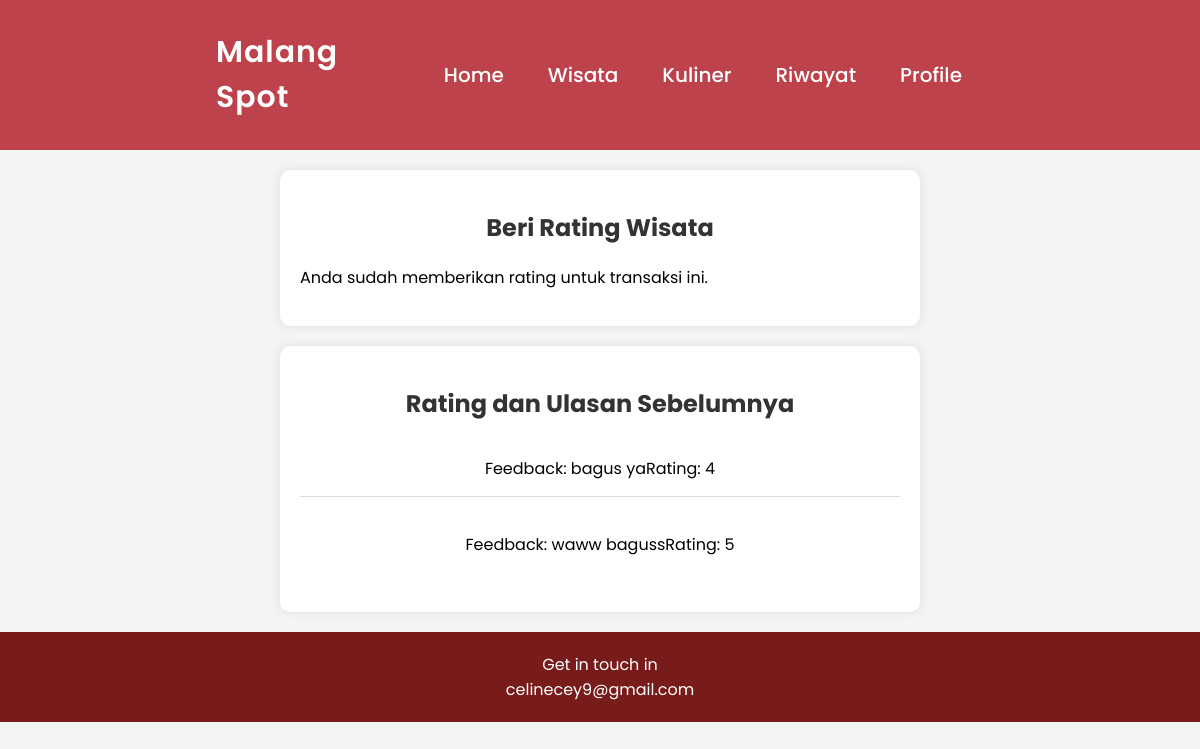
Page /user/rating/rating_wisata.php?IDtransaksi=42 (signed in) on the committed database.
### tables this page shows
CREATE TABLE `rating_wisata` (
  `idrating_wisata` int(11) NOT NULL,
  `IDtransaksi` int(11) NOT NULL,
  `IDwisata` int(11) NOT NULL,
  `ID` int(11) NOT NULL,
  `rating` int(11) NOT NULL,
  `feedback` text NOT NULL
);

### user/rating/rating_wisata.php (the view, shortened to what this page needs)
<?php
if (isset($_GET['IDtransaksi'])) {
    $IDtransaksi = $_GET['IDtransaksi'];
} else {
    header("Location: ../riwayat.php");
    exit();
}
include '../../koneksi.php';
$query_ratings = mysqli_query($mysqli, "SELECT * FROM rating_wisata WHERE IDtransaksi='$IDtransaksi'") or die(mysqli_error($mysqli));
$rating_exists = mysqli_num_rows($query_ratings) > 0;
?>
<!DOCTYPE html>
<html lang="en">
<head>
<link rel="stylesheet" href="ratingg.css">
<link rel="stylesheet" href="https://unpkg.com/boxicon@latest/css/boxicons.min.css">
</head>
<body>
<header>
        <a href="#" class="logo">Malang Spot</a>
        <ul class="navbar">
            <a href="../index.php">Home</a>
            <a href="/Project UKL/user/wisata/wisata.php">Wisata</a>
            <a href="../kuliner/kuliner.php">Kuliner</a>
            <a href="../riwayat.php">Riwayat</a>
            <a href="../profile.php">Profile</a>
        </ul>
    </header>
<div class="rating-form">
    <h2>Beri Rating Wisata</h2>
    <?php if ($rating_exists): ?>
        <p>Anda sudah memberikan rating untuk transaksi ini.</p>
    <?php endif; ?>
</div>
<div class="existing-ratings">
    <h2>Rating dan Ulasan Sebelumnya</h2>
    <?php
    if ($rating_exists) {
        while ($rating = mysqli_fetch_array($query_ratings)) {
            echo "<div class='rating'>
                <p>Rating: {$rating['rating']}</p>
                <p>Feedback: {$rating['feedback']}</p>
            </div>";
        }
    } else {
        echo "<p>Belum ada rating dan ulasan.</p>";
    }
    ?>
</div>
<div class="footer">
        <a href="https://mail.google.com/mail/u/0/?tf=cm&fs=1&to=celinecey9@gmail.com">Get in touch in celinecey9@gmail.com </a>
    </div>
</body>
</html>

### user/rating/ratingg.css (style rules this page uses)
body { font-family: 'Poppins', sans-serif; margin: 0; padding: 0; display: flex; flex-direction: column; align-items: center; background-color: #f4f4f4; }
header { position: flex; top: 0; right: 0; width: 64%; z-index: 1000; display: flex; align-items: center; justify-content: space-between; background: transparent; padding: 30px 18%; transition: ease .40s; background-color: #BD424B; }
.logo { font-size: 30px; font-weight: 550; letter-spacing: 1px; color: #fff; text-decoration: none; }
.navbar { display: flex; }
.navbar a { color: #fff; font-size: 20px; font-weight: 500; padding: 10px 22px; border-radius: 4px; transition: ease .40s; text-decoration: none; }
.rating-form { background-color: white; padding: 20px; margin-top: 20px; border-radius: 10px; box-shadow: 0 0 10px rgba(0, 0, 0, 0.1); width: 80%; max-width: 600px; }
.rating-form h2, .existing-ratings h2 { text-align: center; color: #333; margin-bottom: 20px; }
.rating { direction: rtl; display: flex; justify-content: center; margin-bottom: 20px; }
.existing-ratings { background-color: white; padding: 20px; margin-top: 20px; border-radius: 10px; box-shadow: 0 0 10px rgba(0, 0, 0, 0.1); width: 80%; max-width: 600px; }
.existing-ratings .rating { border-bottom: 1px solid #ddd; padding: 10px 0; }
.existing-ratings .rating:last-child { border-bottom: none; }
.existing-ratings p { margin: 5px 0; }
.footer { background-color: #781b1b; color: #fff; text-align: center; padding: 20px 477px; margin-top: 20px; margin-bottom: 10px; }
.footer a { text-decoration: none; color: white; }

### rows in the picture
rating_wisata: rating "4", feedback "bagus ya"
rating_wisata: rating "5", feedback "waww baguss"
